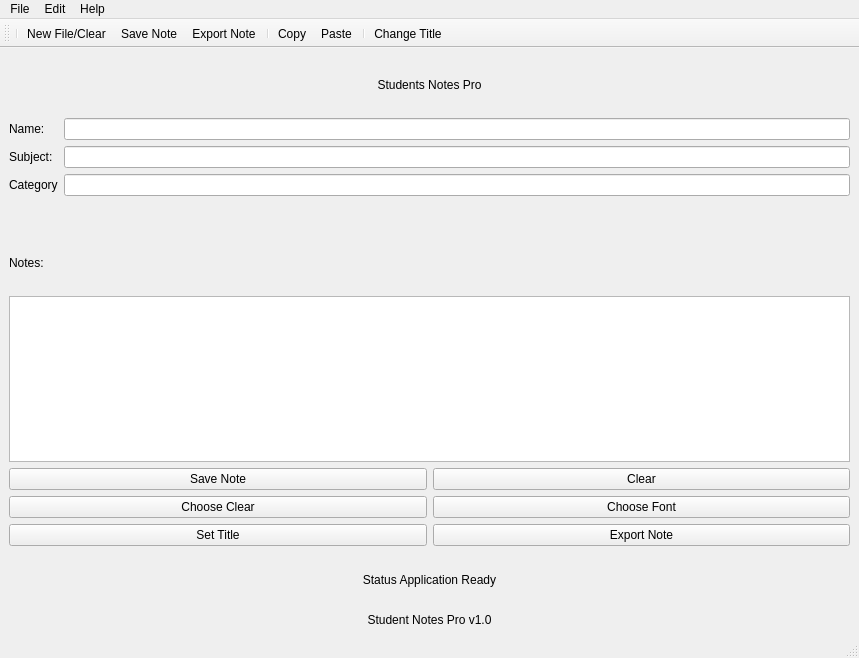
<?xml version="1.0" encoding="UTF-8"?>
<ui version="4.0">
 <class>MainWindow</class>
 <widget class="QMainWindow" name="MainWindow">
  <property name="geometry">
   <rect>
    <x>0</x>
    <y>0</y>
    <width>859</width>
    <height>658</height>
   </rect>
  </property>
  <property name="windowTitle">
   <string>Students Note App</string>
  </property>
  <widget class="QWidget" name="central_widget">
   <layout class="QVBoxLayout" name="verticalLayout_2">
    <item>
     <layout class="QVBoxLayout" name="widget_layout" stretch="1,2,1,3,0,1,0">
      <item>
       <widget class="QLabel" name="title_label">
        <property name="text">
         <string>Students Notes Pro</string>
        </property>
        <property name="alignment">
         <set>Qt::AlignCenter</set>
        </property>
       </widget>
      </item>
      <item>
       <layout class="QFormLayout" name="form_layout">
        <item row="0" column="0">
         <widget class="QLabel" name="student_label">
          <property name="text">
           <string>Name:</string>
          </property>
         </widget>
        </item>
        <item row="0" column="1">
         <widget class="QLineEdit" name="student_name_line"/>
        </item>
        <item row="1" column="0">
         <widget class="QLabel" name="subject_label">
          <property name="text">
           <string>Subject:</string>
          </property>
         </widget>
        </item>
        <item row="1" column="1">
         <widget class="QLineEdit" name="subject_name_line"/>
        </item>
        <item row="2" column="0">
         <widget class="QLabel" name="category_label">
          <property name="text">
           <string>Category</string>
          </property>
         </widget>
        </item>
        <item row="2" column="1">
         <widget class="QLineEdit" name="category_name_line"/>
        </item>
       </layout>
      </item>
      <item>
       <widget class="QLabel" name="notes_label">
        <property name="text">
         <string>Notes:</string>
        </property>
       </widget>
      </item>
      <item>
       <widget class="QPlainTextEdit" name="notes_textbox">
        <property name="placeholderText">
         <string extracomment="Write Notes Here"/>
        </property>
       </widget>
      </item>
      <item>
       <layout class="QGridLayout" name="button_layout">
        <item row="1" column="0">
         <widget class="QPushButton" name="color_button">
          <property name="text">
           <string>Choose Clear</string>
          </property>
         </widget>
        </item>
        <item row="2" column="0">
         <widget class="QPushButton" name="title_button">
          <property name="text">
           <string>Set Title</string>
          </property>
         </widget>
        </item>
        <item row="0" column="0">
         <widget class="QPushButton" name="save_button">
          <property name="text">
           <string>Save Note</string>
          </property>
         </widget>
        </item>
        <item row="2" column="1">
         <widget class="QPushButton" name="export_button">
          <property name="text">
           <string>Export Note</string>
          </property>
         </widget>
        </item>
        <item row="1" column="1">
         <widget class="QPushButton" name="font_button">
          <property name="text">
           <string>Choose Font</string>
          </property>
         </widget>
        </item>
        <item row="0" column="1">
         <widget class="QPushButton" name="clear_button">
          <property name="text">
           <string>Clear</string>
          </property>
         </widget>
        </item>
       </layout>
      </item>
      <item>
       <widget class="QLabel" name="status_label">
        <property name="text">
         <string>Status Application Ready</string>
        </property>
        <property name="alignment">
         <set>Qt::AlignCenter</set>
        </property>
       </widget>
      </item>
      <item>
       <widget class="QLabel" name="footer">
        <property name="text">
         <string>Student Notes Pro v1.0</string>
        </property>
        <property name="alignment">
         <set>Qt::AlignCenter</set>
        </property>
       </widget>
      </item>
     </layout>
    </item>
   </layout>
  </widget>
  <widget class="QMenuBar" name="menu_bar">
   <property name="geometry">
    <rect>
     <x>0</x>
     <y>0</y>
     <width>859</width>
     <height>21</height>
    </rect>
   </property>
   <widget class="QMenu" name="file_menu">
    <property name="title">
     <string>File</string>
    </property>
    <addaction name="clear_tool"/>
    <addaction name="save_tool"/>
    <addaction name="export_tool"/>
    <addaction name="separator"/>
    <addaction name="exit_btn"/>
   </widget>
   <widget class="QMenu" name="edit_menu">
    <property name="title">
     <string>Edit</string>
    </property>
    <addaction name="copy_tool"/>
    <addaction name="paste_tool"/>
    <addaction name="separator"/>
    <addaction name="titlechange_tool"/>
   </widget>
   <widget class="QMenu" name="help_menu">
    <property name="title">
     <string>Help</string>
    </property>
    <addaction name="about_btn"/>
   </widget>
   <addaction name="file_menu"/>
   <addaction name="edit_menu"/>
   <addaction name="help_menu"/>
  </widget>
  <widget class="QStatusBar" name="status_bar"/>
  <widget class="QToolBar" name="toolbar">
   <property name="windowTitle">
    <string>toolBar</string>
   </property>
   <attribute name="toolBarArea">
    <enum>TopToolBarArea</enum>
   </attribute>
   <attribute name="toolBarBreak">
    <bool>false</bool>
   </attribute>
   <addaction name="separator"/>
   <addaction name="clear_tool"/>
   <addaction name="save_tool"/>
   <addaction name="export_tool"/>
   <addaction name="separator"/>
   <addaction name="copy_tool"/>
   <addaction name="paste_tool"/>
   <addaction name="separator"/>
   <addaction name="titlechange_tool"/>
  </widget>
  <action name="clear_tool">
   <property name="text">
    <string>New File/Clear</string>
   </property>
  </action>
  <action name="save_tool">
   <property name="text">
    <string>Save Note</string>
   </property>
  </action>
  <action name="export_tool">
   <property name="text">
    <string>Export Note</string>
   </property>
  </action>
  <action name="exit_btn">
   <property name="text">
    <string>Exit</string>
   </property>
  </action>
  <action name="about_btn">
   <property name="text">
    <string>About</string>
   </property>
  </action>
  <action name="copy_tool">
   <property name="text">
    <string>Copy</string>
   </property>
   <property name="statusTip">
    <string>Copied to clipboard</string>
   </property>
  </action>
  <action name="paste_tool">
   <property name="text">
    <string>Paste</string>
   </property>
   <property name="statusTip">
    <string>Paste</string>
   </property>
  </action>
  <action name="titlechange_tool">
   <property name="text">
    <string>Change Title</string>
   </property>
  </action>
 </widget>
 <resources/>
 <connections/>
</ui>
